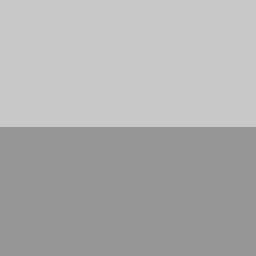
%> input picture Aula2/b.jpg, 256 x 256 px
$ octave Ex8.m   (GNU Octave 9; MATLAB toolbox functions it lacks are replaced by stand-ins)
%> lines starting %> are read from the running program, lines starting %| are printed output that depends on the picture
opt = input('1- Gaussiano, 2- Sal e pimenta: ');
%> the answer given: 1

if opt == 1
    I = imread('b.jpg');
%> I is the input picture: size 256x256 uint8; min 150, max 203, mean 174.8
%     J = rgb2gray(I);
    p3= 0;
    p4 = 0.05;
    I = im2double(I);
%> I: size 256x256 double
    b = I + sqrt(p4)*randn(size(I)) + p3;
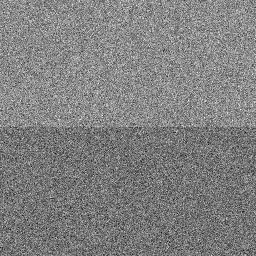
%> b: size 256x256 double; min -0.362, max 1.71, mean 0.684; drawn with min black and max white
    imshow(b)
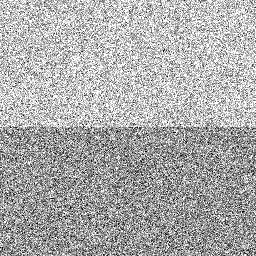
%> displayed picture: size 256x256, on the screen's scale of 0 to 255; min 0, max 255, mean 171.6
elseif opt == 2
    I = imread('b.jpg');
%     J = rgb2gray(I);
    p3= 0.5;
    x = rand(size(I));
    d = find(x < p3/2);
    I(d) = 0; % Minimum value
    d = find(x >= p3/2 & x < p3);
    I(d) = 1; % Maximum (saturated) value
    imshow(I)
end
